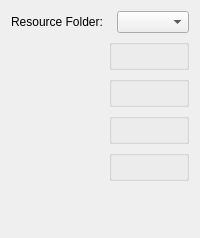
     <widget class="QWidget" name="Resources">
      <attribute name="title">
       <string>Resources</string>
      </attribute>
      <layout class="QFormLayout" name="formLayout_7">
       <item row="0" column="0">
        <widget class="QLabel" name="label_15">
         <property name="text">
          <string>Resource Folder:</string>
         </property>
        </widget>
       </item>
       <item row="0" column="1">
        <layout class="QHBoxLayout" name="horizontalLayout_1">
         <item>
          <widget class="KisFileNameRequester" name="m_urlResourceFolder" native="true">
           <property name="sizePolicy">
            <sizepolicy hsizetype="MinimumExpanding" vsizetype="Preferred">
             <horstretch>0</horstretch>
             <verstretch>0</verstretch>
            </sizepolicy>
           </property>
          </widget>
         </item>
         <item>
          <widget class="QComboBox" name="m_resourceFolderSelector"/>
         </item>
        </layout>
       </item>
       <item row="2" column="1">
        <widget class="KisWarningBlock" name="grpWindowsAppData"/>
       </item>
       <item row="1" column="1">
        <widget class="KisWarningBlock" name="grpNonWritableLocation"/>
       </item>
       <item row="3" column="1">
        <widget class="KisWarningBlock" name="grpRestartMessage"/>
       </item>
       <item row="4" column="1">
        <widget class="KisWarningBlock" name="grpAndroidWarningMessage"/>
       </item>
       <item row="5" column="0" colspan="2">
        <spacer name="verticalSpacer_5">
         <property name="orientation">
          <enum>Qt::Orientation::Vertical</enum>
         </property>
         <property name="sizeHint" stdset="0">
          <size>
           <width>20</width>
           <height>40</height>
          </size>
         </property>
        </spacer>
       </item>
      </layout>
     </widget>
